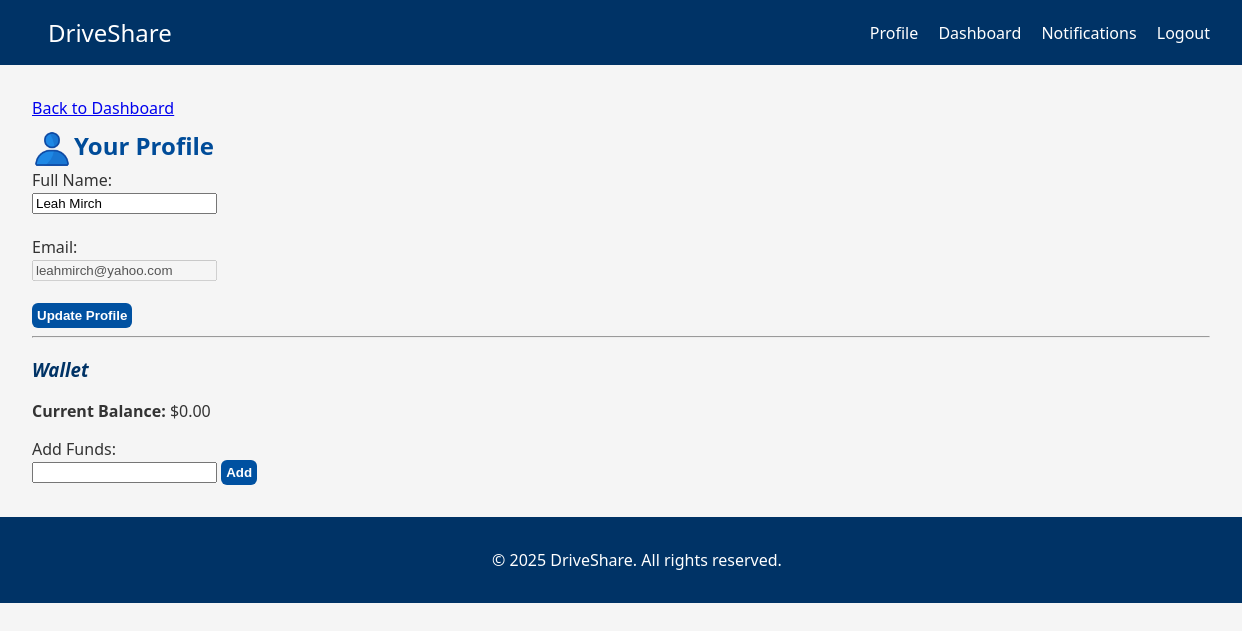
Screenshot of /profile (signed in) with the database file from the repository.
### tables this page shows
CREATE TABLE users (
                id INTEGER PRIMARY KEY AUTOINCREMENT,
                email TEXT UNIQUE NOT NULL,
                password TEXT NOT NULL,
                security_q1 TEXT NOT NULL,
                security_q2 TEXT NOT NULL,
                security_q3 TEXT NOT NULL,
                full_name TEXT,
                role TEXT DEFAULT 'user',
                balance REAL DEFAULT 0.0,
                created_at TIMESTAMP DEFAULT CURRENT_TIMESTAMP
            );

### routes.py (the view, shortened to what this page needs)
    @app.route("/profile", methods=["GET", "POST"])
    def profile():
        if not UserSession.get_instance().is_authenticated():
            flash("Please log in to view your profile.")
            return redirect(url_for("login"))
        user_id = UserSession.get_instance().user_id
        try:
            with sqlite3.connect("database.db") as conn:
                conn.row_factory = sqlite3.Row
                cursor = conn.cursor()
                cursor.execute("SELECT full_name, email, balance FROM users WHERE id = ?", (user_id,))
                user = cursor.fetchone()
                if not user:
                    flash("User not found.")
                    return redirect(url_for("dashboard"))
        except Exception as e:
            flash(f"Error retrieving profile: {str(e)}")
            return redirect(url_for("dashboard"))
        return render_template("profile.html", user=user)

### app.py (called while the page is built)
@app.context_processor
def inject_user_session():
    return dict(is_authenticated=UserSession.get_instance().is_authenticated())

### routes.py (called while the page is built)
    @staticmethod
    def get_instance():
        if UserSession._instance is None:
            UserSession()
        return UserSession._instance

    def is_authenticated(self):
        return self.user_id is not None

### templates/profile.html (shortened to what this page needs)
{% extends 'base.html' %}
{% block content %}
<div style="margin-bottom: 10px;">
<a href="{{ url_for('dashboard') }}">Back to Dashboard</a>
</div>
<section class="profile-header">
    <img src="{{url_for('static', filename='img/default_user.png')}}" alt="Default" class="profile-pic">
    <div class="profile-info">
        <h2>Your Profile</h2>
    </div>
</section>
<form method="POST">
    <label>Full Name:</label><br>
    <input type="text" name="full_name" value="{{ user.full_name }}"><br><br>
    <label>Email:</label><br>
    <input type="email" name="email" value="{{ user.email }}" disabled><br><br>
    <button type="submit">Update Profile</button>
</form>
<hr>
<h3>Wallet</h3>
<p><strong>Current Balance:</strong> ${{ "%.2f"|format(user.balance or 0) }}</p>
<form method="POST" action="{{ url_for('add_funds') }}">
    <label>Add Funds:</label><br>
    <input type="number" name="amount" step="0.01" min="1" required>
    <button type="submit">Add</button>
</form>
{% endblock %}

### static/css/styles.css (style rules this page uses)
:root { --primary-blue: #003366; --light-blue: #0051a1; --hover-blue: #002244; --white: #fff; --gray-border: #ccc; --light-gray: #f5f5f5; --shadow: 0 2px 6px rgba(0,0,0,0.1); }
body { margin: 0; font-family: 'Segoe UI', Tahoma, Geneva, Verdana, sans-serif; background-color: var(--light-gray); color: #333; }
button { background-color: var(--light-blue); color: var(--white); font-weight: bold; border: none; padding: 5px; border-radius: 6px; cursor: pointer; transition: background-color 0.3s ease, box-shadow 0.3s ease; }
.profile-header { display: flex; gap: 2px; }
.profile-pic { width: 40px; height: 40px; border-radius: 33%; }
.profile-info h2 { margin: 0; }
h2 { color:#004c99; font-weight: bold; }
h3 { color: var(--primary-blue); font-style: italic; }

### rows the page displays
users: full_name "Leah Mirch", email "leahmirch@yahoo.com", balance "0.00"
